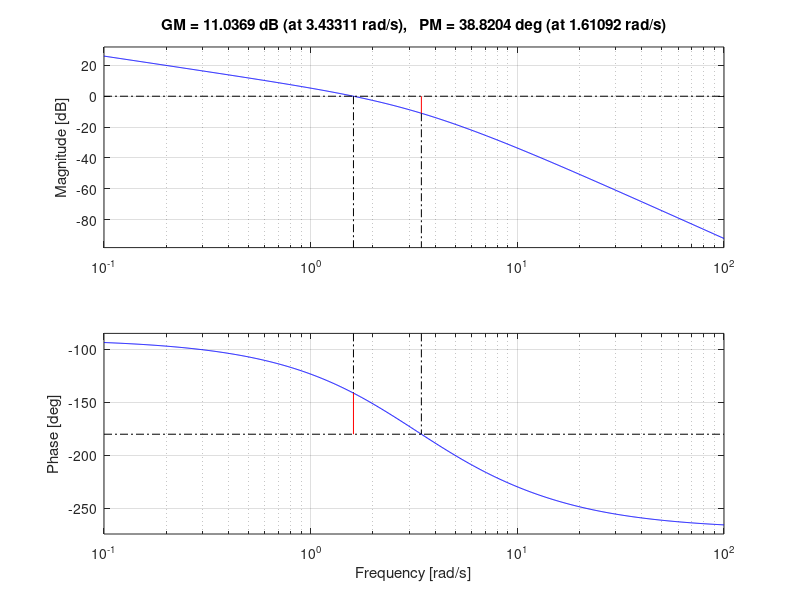

Here is the MATLAB script that generated this plot:
clear all; clc;

%%
num = 2*[0.141, 1];
den = conv([1, 0], conv([0.12, 1], conv([0.29, 1], [0.33, 1])));
sys = tf(num, den);
[gm, pm, wcg, wcp] = margin(sys)
margin(sys)
